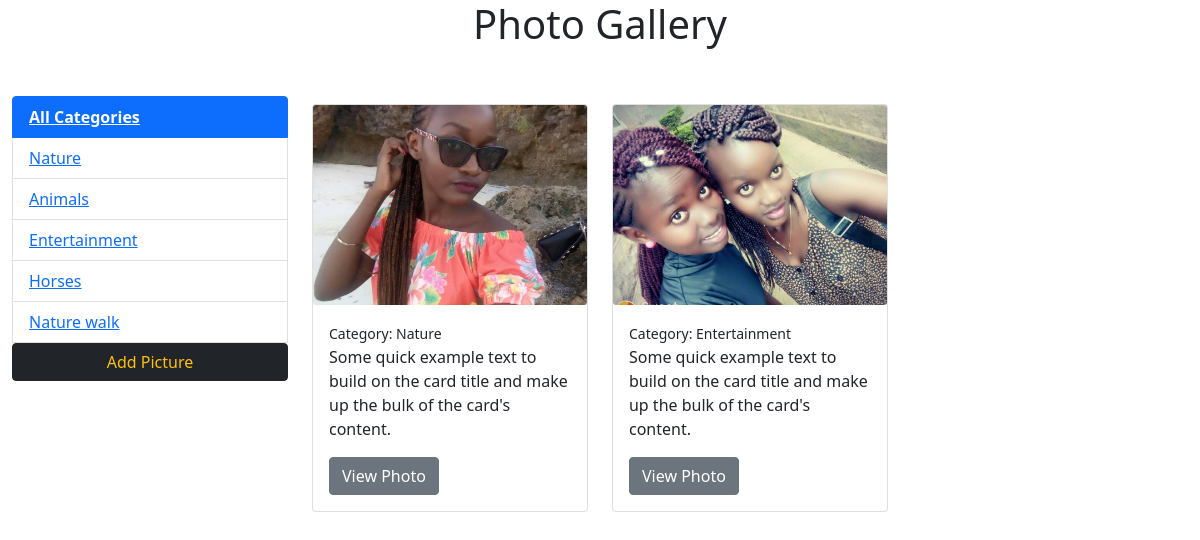
The app's page /, older data.
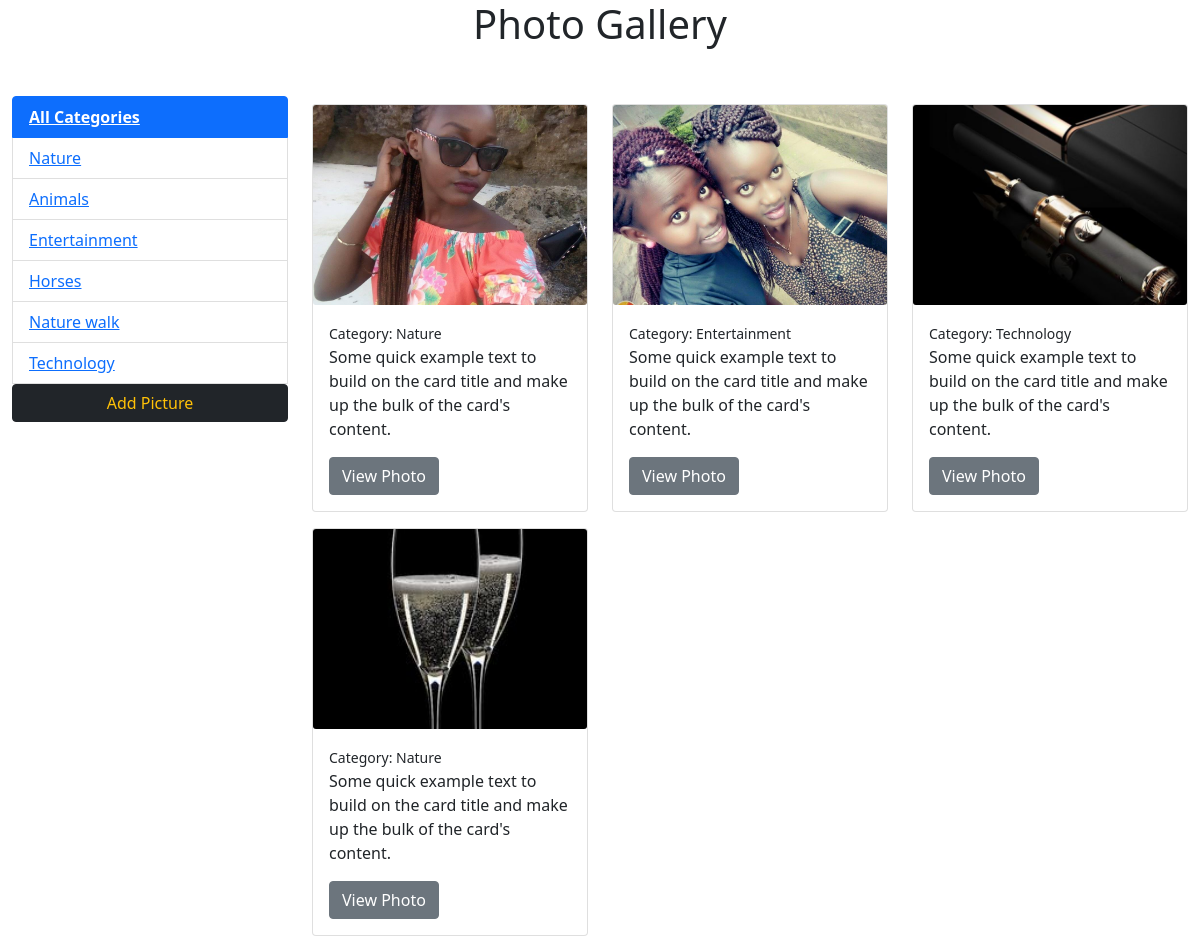
The same page, newer data.
### images/models.py (models this page shows, shortened)
class Category(models.Model):
    name = models.CharField(max_length=150, null=False, blank=False)

class Image(models.Model):
    category = models.ForeignKey(Category, on_delete=models.SET_NULL, null=True, blank=True)
    image = models.ImageField(null=False, blank=False)
    description = models.TextField()

### images/views.py (the view)
# urls.py: path('', views.gallery, name='gallery'),
def gallery(request):
    categories = Category.objects.all()
    images = Image.objects.all()
    context = {'categories' : categories, 'images' : images}
    return render(request, 'images/gallery.html', context)

### images/templates/images/gallery.html (shortened to what this page needs)
<!DOCTYPE html>
<html lang="en">
<head>
  <link href="https://cdn.jsdelivr.net/npm/bootstrap@5.1.3/dist/css/bootstrap.min.css" rel="stylesheet"
>
</head>
<body>
  <h1 class="text-center">Photo Gallery</h1>
  <div class="container-fluid mt-5">
    <div class="row">
      <div class="col-md-3 col-sm-6 col-lg-3">
        <ul class="list-group">
          <li class="list-group-item active"> <a style="color: white;font-weight: 700;" href=" {% url 'gallery' %} "> All Categories </a> </li>
          {% for category in categories %}
          <li class="list-group-item">
            <a href=" {% url 'gallery' %}?category={{category.name}} ">  {{ category.name }} </a>
          </li>
          {% endfor %}
          <a href="{% url 'add_image' %}" class="btn btn-dark btn-block text-warning">Add Picture</a>
        </ul>
      </div>
      <div class="col-md-9">
        <div class="row">
          {% for image in images %}
          <div class="col-md-4">
            <div class="card my-2">
              <img class="card-img"
                src="{{ image.image.url }}"
                alt="Card image cap">
              <div class="card-body">
                <small>Category: {{image.category.name}} </small>
                <p class="card-text">Some quick example text to build on the card title and make up the bulk of the
                  card's content.</p>
                <a href="{% url 'image' image.id %}" class="btn btn-secondary">View Photo</a>
              </div>
            </div>
          </div>
          {% empty %}
          <p>No images yet</p>
          {% endfor %}
        </div>
</body>
</html>

Row changes from the older to the newer data that the page shows:
added Category: name "Technology"
added Image: image (picture), category.name "Technology"
added Image: image (picture), category.name "Nature"
